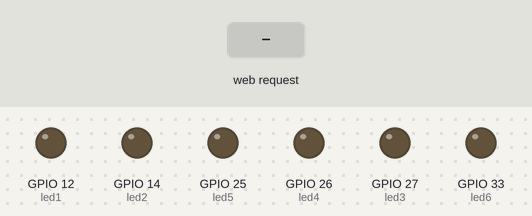
This sketch was run on a simulated ESP32. Shown: output pins drawn as LEDs (lit = HIGH). The inputs (shaded band) are chosen by the test bench. WiFi joins after 1.5 s; servers stay silent unless stated; what the sketch prints to the serial monitor is not drawn.

Above: at 2.7 s.
2.8 s: HTTP request GET /rangeInput1 received
At 3.4 s:
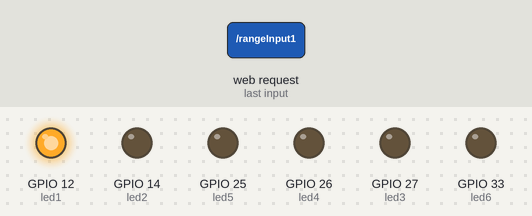
4.3 s: HTTP request GET /rangeInput2 received
At 5.5 s:
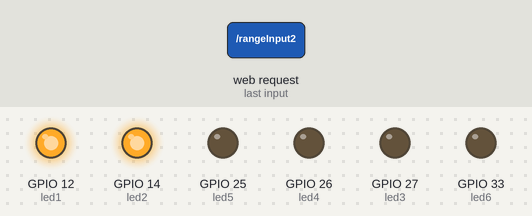
5.8 s: HTTP request GET /rangeInput3 received
At 6.8 s:
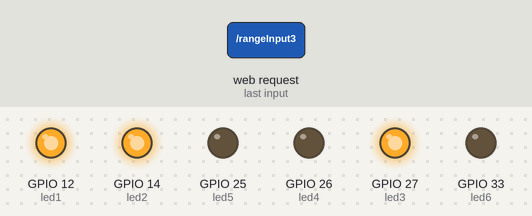
7.3 s: HTTP request GET /rangeInput4 received
At 8.0 s:
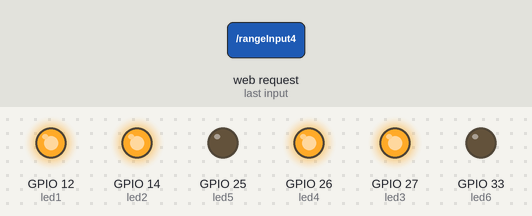
8.8 s: HTTP request GET /rangeInput5 received
At 9.1 s:
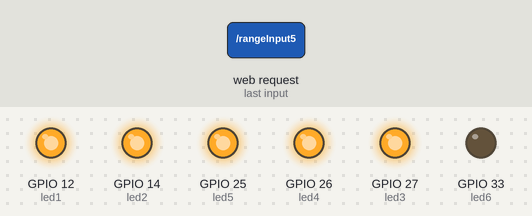
10.3 s: HTTP request GET /rangeInput6 received
At 11.5 s:
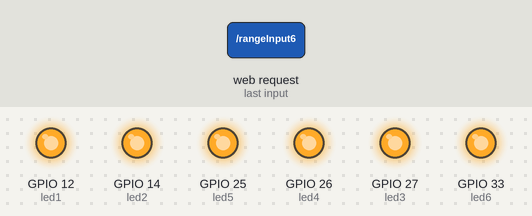
Timing chart, 0 to 12.8 s (numbered marks = the images above; inputs shaded):
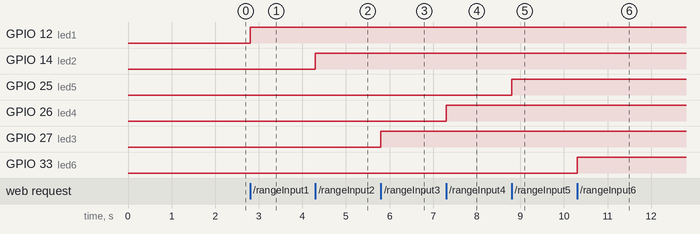

The sketch:

servidor_web_prueba.ino
```cpp
#include <WebServer.h>
#include <WiFi.h>

const char* ssid = ""; // Nombre wi-fi
const char* password = ""; // Contraseña wi-fi

WebServer server(80);

byte led1 = 12;
byte led2 = 14;
byte led3 = 27;
byte led4 = 26;
byte led5 = 25;
byte led6 = 33;
const byte ledArraySize = 6;
byte ledArray[ledArraySize] = {led1, led2, led3, led4, led5, led6};

byte lastRangeVal = 0;
byte currentRangeVal = 0;

void setup() {
  // put your setup code here, to run once:
  Serial.begin(115200);
  pinMode(led1, OUTPUT);
  pinMode(led2, OUTPUT);
  pinMode(led3, OUTPUT);
  pinMode(led4, OUTPUT);
  pinMode(led5, OUTPUT);
  pinMode(led6, OUTPUT);
  Serial.print("Intentando conectar a ");
  Serial.println(ssid);

  WiFi.begin(ssid, password);

  while (WiFi.status() != WL_CONNECTED) {
    delay(500);
    Serial.print(".");
  }
  Serial.println(""); Serial.println("WiFi conectado!");
  Serial.print("IP Asignada: ");
  Serial.println(WiFi.localIP());

  server.on("/", handleOnConnect);
  server.on("/rangeInput1", handleRangeValue1);
  server.on("/rangeInput2", handleRangeValue2);
  server.on("/rangeInput3", handleRangeValue3);
  server.on("/rangeInput4", handleRangeValue4);
  server.on("/rangeInput5", handleRangeValue5);
  server.on("/rangeInput6", handleRangeValue6);
  server.on("/rangeInput0", handleOnConnect);
  server.onNotFound(handle_NotFound);

  server.begin();
  Serial.println("Servidor HTTP iniciado");
  delay(50);
}

void loop() {
  // put your main code here, to run repeatedly:
  server.handleClient();

  if (currentRangeVal != lastRangeVal) {
    lastRangeVal = currentRangeVal;
    for (byte i = 0; i < ledArraySize; i++) {
      if (i < currentRangeVal) {
        digitalWrite(ledArray[i], HIGH);
      }
      else {
        digitalWrite(ledArray[i], LOW);
      }
    }
  }
}

void handleOnConnect() {
  currentRangeVal = 0;
  Serial.println("Ningun led activado");
  server.send(200, "text/html", SendHTML("#FFF", currentRangeVal));
}

void handleRangeValue1() {
  currentRangeVal = 1;
  Serial.println("Led1 activado");
  server.send(200, "text/html", SendHTML("#0F0", currentRangeVal));
}

void handleRangeValue2() {
  currentRangeVal = 2;
  Serial.println("Led1 | Led2 activados");
  server.send(200, "text/html", SendHTML("#0F0", currentRangeVal));
}

void handleRangeValue3() {
  currentRangeVal = 3;
  Serial.println("Led1 | Led2 | Led3 activados");
  server.send(200, "text/html", SendHTML("#FF0", currentRangeVal));
}

void handleRangeValue4() {
  currentRangeVal = 4;
  Serial.println("Led1 | Led2 | Led3 | Led4 activados");
  server.send(200, "text/html", SendHTML("#FF0", currentRangeVal));
}

void handleRangeValue5() {
  currentRangeVal = 5;
  Serial.println("Led1 | Led2 | Led3 | Led4 | Led5 activados");
  server.send(200, "text/html", SendHTML("#F00", currentRangeVal));
}

void handleRangeValue6() {
  currentRangeVal = 6;
  Serial.println("Led1 | Led2 | Led3 | Led4 | Led5 | Led6 activados");
  server.send(200, "text/html", SendHTML("#F00", currentRangeVal));
}

void handle_NotFound() {
  server.send(404, "text/plain", "Not found");
}

String SendHTML(String color, byte value) {
  String webPageString = "<!DOCTYPE html>\n<html lang=\"en\">\n<head>\n    <meta charset=\"UTF-8\">\n    <meta name=\"viewport\" content=\"width=device-width, initial-scale=1.0\">\n    <title>SERVIDOR ESP32 | MODO ESTACION</title>\n\n    <style>\n        body {\n            margin: 0px auto;\n            text-align: center;\n            font-family: Arial, Helvetica, sans-serif;\n        }\n\n        #title {\n            margin-top: 50px;\n            margin-bottom: 10px;\n            color: rgb(14, 14, 14);\n        }\n\n        #subtitle {\n            margin-top: 0;\n            margin-bottom: 10px;\n            color: dimgray;\n        }\n\n        #colorLabel {\n            width: 50px;\n            height: 27px;\n            border: solid black 1px;\n            background-color: " + color + ";\n            display: inline-block;\n        }\n\n        .slidecontainer {\n            margin-left: 25%;\n            width: 50%;\n        }\n\n        input[type=range] {\n            height: 26px;\n            -webkit-appearance: none;\n            margin: 10px 0;\n            width: 100%;\n        }\n\n        input[type=range]:focus {\n            outline: none;\n        }\n\n        input[type=range]::-webkit-slider-runnable-track {\n            width: 100%;\n            height: 14px;\n            cursor: pointer;\n            animate: 0.2s;\n            box-shadow: 1px 1px 1px #50555C;\n            background: #50555c;\n            border-radius: 14px;\n            border: 0px solid #000000;\n        }\n\n        input[type=range]::-webkit-slider-thumb {\n            box-shadow: 0px 0px 0px #000000;\n            border: 0px solid #000000;\n            height: 20px;\n            width: 40px;\n            border-radius: 12px;\n            background: #529DE1;\n            cursor: pointer;\n            -webkit-appearance: none;\n            margin-top: -3px;\n        }\n\n        input[type=range]:focus::-webkit-slider-runnable-track {\n            background: #50555C;\n        }\n\n        input[type=range]::-moz-range-track {\n            width: 100%;\n            height: 14px;\n            cursor: pointer;\n            animate: 0.2s;\n            box-shadow: 1px 1px 1px #50555C;\n            background: #50555C;\n            border-radius: 14px;\n            border: 0px solid #000000;\n        }\n\n        input[type=range]::-moz-range-thumb {\n            box-shadow: 0px 0px 0px #000000;\n            border: 0px solid #000000;\n            height: 20px;\n            width: 40px;\n            border-radius: 12px;\n            background: #529DE1;\n            cursor: pointer;\n        }\n\n        input[type=range]::-ms-track {\n            width: 100%;\n            height: 14px;\n            cursor: pointer;\n            animate: 0.2s;\n            background: transparent;\n            border-color: transparent;\n            color: transparent;\n        }\n\n        input[type=range]::-ms-fill-lower {\n            background: #50555C;\n            border: 0px solid #000000;\n            border-radius: 28px;\n            box-shadow: 1px 1px 1px #50555C;\n        }\n\n        input[type=range]::-ms-fill-upper {\n            background: #50555C;\n            border: 0px solid #000000;\n            border-radius: 28px;\n            box-shadow: 1px 1px 1px #50555C;\n        }\n\n        input[type=range]::-ms-thumb {\n            margin-top: 1px;\n            box-shadow: 0px 0px 0px #000000;\n            border: 0px solid #000000;\n            height: 20px;\n            width: 40px;\n            border-radius: 12px;\n            background: #529DE1;\n            cursor: pointer;\n        }\n\n        input[type=range]:focus::-ms-fill-lower {\n            background: #50555C;\n        }\n\n        input[type=range]:focus::-ms-fill-upper {\n            background: #50555C;\n        }\n    </style>\n</head>\n<body>\n    <div>\n        <h1 id=\"title\">SERVIDOR WEB ESP32</h1>\n        <h3 id=\"subtitle\">Modo Estacion (STA)</h3>\n    </div>\n    <div class=\"slidecontainer\">\n        <input type=\"range\" min=\"0\" max=\"6\" value=\"" + value + "\" class=\"slider\" id=\"myRange\">\n    </div>\n\n    <div>\n        <p>VALOR: <strong id=\"value\">0</strong></p>\n        <label style=\"vertical-align:super;\">ESTADO: </label><div id=\"colorLabel\"></div>\n    </div>\n\n    <script>\n        let slider = document.getElementById(\"myRange\");\n        let output = document.getElementById(\"value\");\n        output.innerHTML = slider.value;\n\n        slider.oninput = function() {\n            output.innerHTML = this.value;\n            let url = \"/\";\n            switch (this.value) {\n                case '0':\n                    url = \"/rangeInput0\"\n                    break;\n                case '1':\n                    url = \"/rangeInput1\"\n                    break;\n                case '2':\n                    url = \"/rangeInput2\"\n                    break;\n                case '3':\n                    url = \"/rangeInput3\"\n                    break;\n                case '4':\n                    url = \"/rangeInput4\"\n                    break;\n                case '5':\n                    url = \"/rangeInput5\"\n                    break;\n                case '6':\n                    url = \"/rangeInput6\"\n                    break;\n                default:\n                    break;\n            }\n            window.location.href = url;\n        }\n    </script>\n</body>\n</html>";
  return webPageString;
}
```

Measured:
- after the input at 2.8 s, GPIO 12 (led1): LOW → HIGH at once
- after the input at 4.3 s, GPIO 14 (led2): LOW → HIGH at once
- after the input at 5.8 s, GPIO 27 (led3): LOW → HIGH at once
- after the input at 7.3 s, GPIO 26 (led4): LOW → HIGH at once
- after the input at 8.8 s, GPIO 25 (led5): LOW → HIGH at once
- after the input at 10.3 s, GPIO 33 (led6): LOW → HIGH at once
